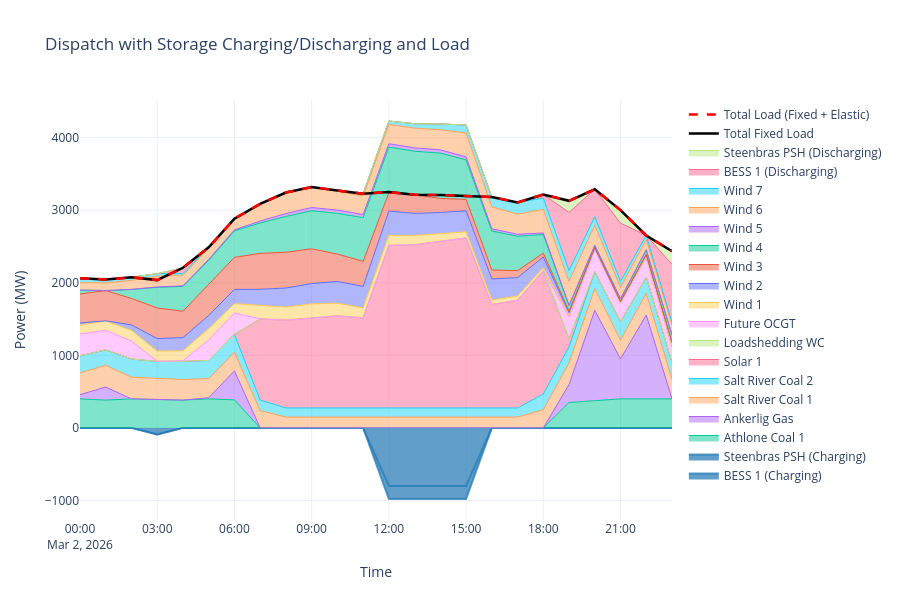

The cell this chart's notebook holds for it:
### Code cell
plot_dispatch_plotly(n_ID,aggregate_data=False)
